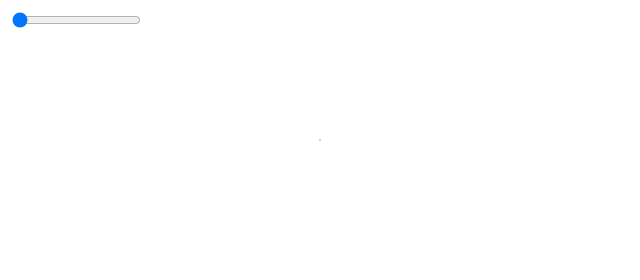
Frame 1 (no input)
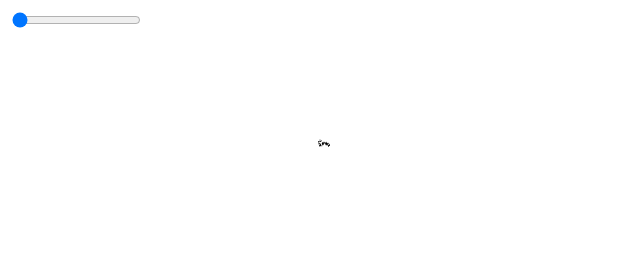
Frame 60 (no input)
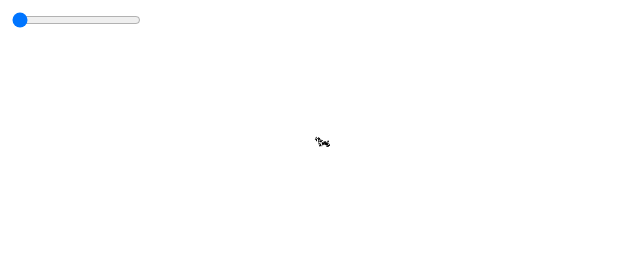
Frame 120 (the mouse pressed at the canvas centre since frame 60)

The p5.js sketch that drew these frames (run headless with seeded random() and noise() and a simulated clock; from frame 60 on, the mouse is pressed at the canvas centre):

// p5.js sketch
// ── sketch.js
/// <reference types="p5/global" />

let slider;

class Walker {
    constructor() {
        this.x = width / 2;
        this.y = height / 2;
    }

    display() {
        stroke(0);
        point(this.x, this.y);
    }

    action() {
        const dirX = floor(random(3)) - 1;
        const dirY = floor(random(3)) - 1;
        const valX = slider.value() * randomGaussian() + 0;
        const valY = slider.value() * randomGaussian() + 0;

        this.x += dirX * valX;
        this.y += dirY * valY;

        this.x = constrain(this.x, 0, 640);
        this.y = constrain(this.y, 0, 280);
    }
}

let walker;

function setup() {
    createCanvas(640, 280);
    background(255);
    walker = new Walker;
    slider = createSlider(1, 20, 1, 1);
    slider.position(10, 10);
}

function draw() {
    walker.display();
    walker.action();
}
